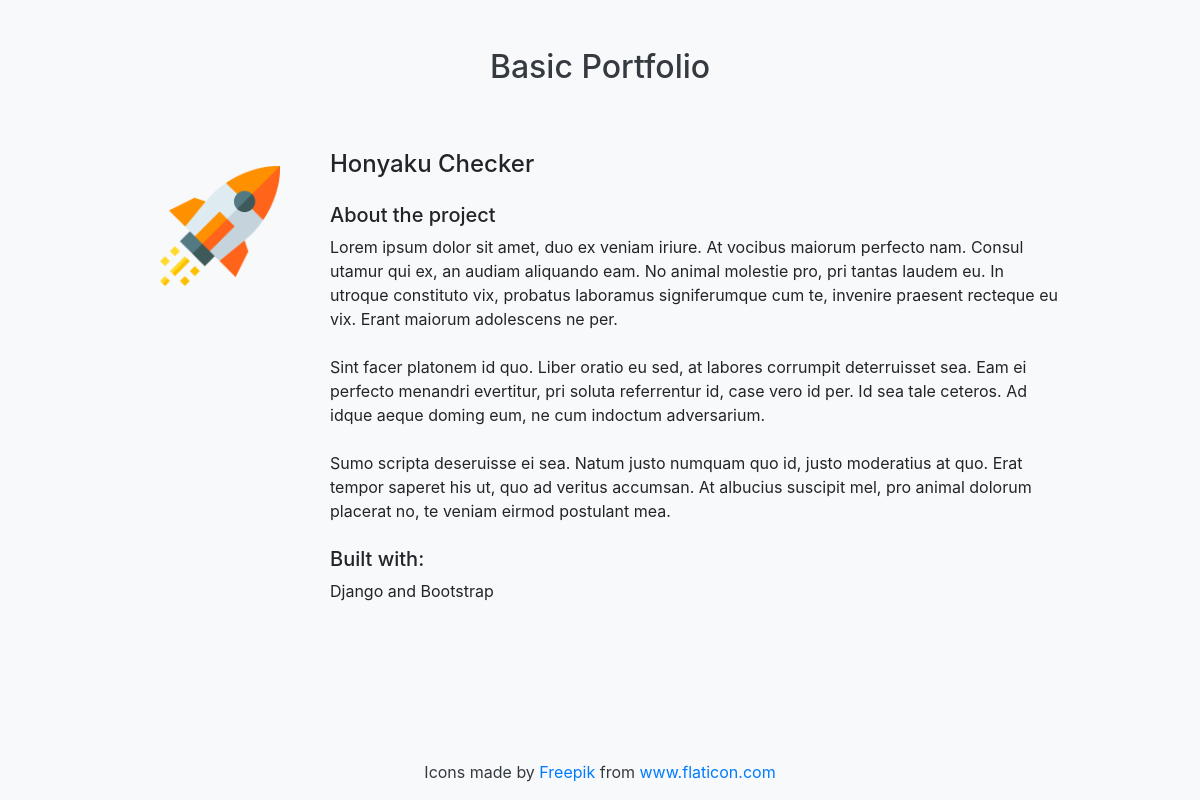
The page /1 on the database its author committed.
### projects/models.py (models this page shows)
class Project(models.Model):
    title = models.CharField(max_length=100)
    technology = models.CharField(max_length=20)
    summary = models.CharField(max_length=100, default='')
    description = models.TextField()
    image = models.CharField(max_length=100)

### projects/views.py (the view)
# urls.py: path('<int:pk>', views.project_detail, name='project_detail'),
def project_detail(request, pk):
    project = Project.objects.get(pk=pk)
    return render(request, 'projects/detail.html', {'project': project})

### projects/templates/projects/detail.html
{% extends 'projects/base.html' %}
{% load static %}
{% block content %}
    <div class="container">
        <div class="row">
            <div class="col-md-1"></div>
            <div class="col-md-2 text-center pt-4">
                <img class="img-fluid" src="{% static project.image %}" alt="{{ project.description }}" width="120" height="120">
            </div>
            <div class="col-md-8 pt-2">
                <h4 class="pb-3">{{ project.title }}</h4>
                <h5>About the project</h5>
                <p>{{ project.description|linebreaksbr }}</p>
                <h5 class="pt-2">Built with:</h5>
                <p>{{ project.technology }}</p>
            </div>
        </div>
    </div>
{% endblock %}

### projects/static/projects/css/custom.css (style rules this page uses)
body { background-color: #f8f9fa; padding-bottom: 70px; position: relative; min-height: 100vh; }

### rows shown on the page
Project: image (picture), title "Honyaku Checker", description "Lorem ipsum dolor sit amet, duo ex veniam iriure. At vocibus maiorum perfecto nam. Consul utamur qui ex, an audiam aliquando eam. No animal molestie pro, pri tantas laudem eu. In utroque constituto vix, probatus laboramus signiferumque cum te, invenire praesent recteque eu vix. Erant maiorum adolescens ne per. Sint facer platonem id quo. Liber oratio eu sed, at labores corrumpit deterruisset sea. Eam ei perfecto menandri evertitur, pri soluta referrentur id, case vero id per. Id sea tale ceteros. Ad idque aeque doming eum, ne cum indoctum adversarium. Sumo scripta deseruisse ei sea. Natum justo numquam quo id, justo moderatius at quo. Erat tempor saperet his ut, quo ad veritus accumsan. At…", technology "Django and Bootstrap"
